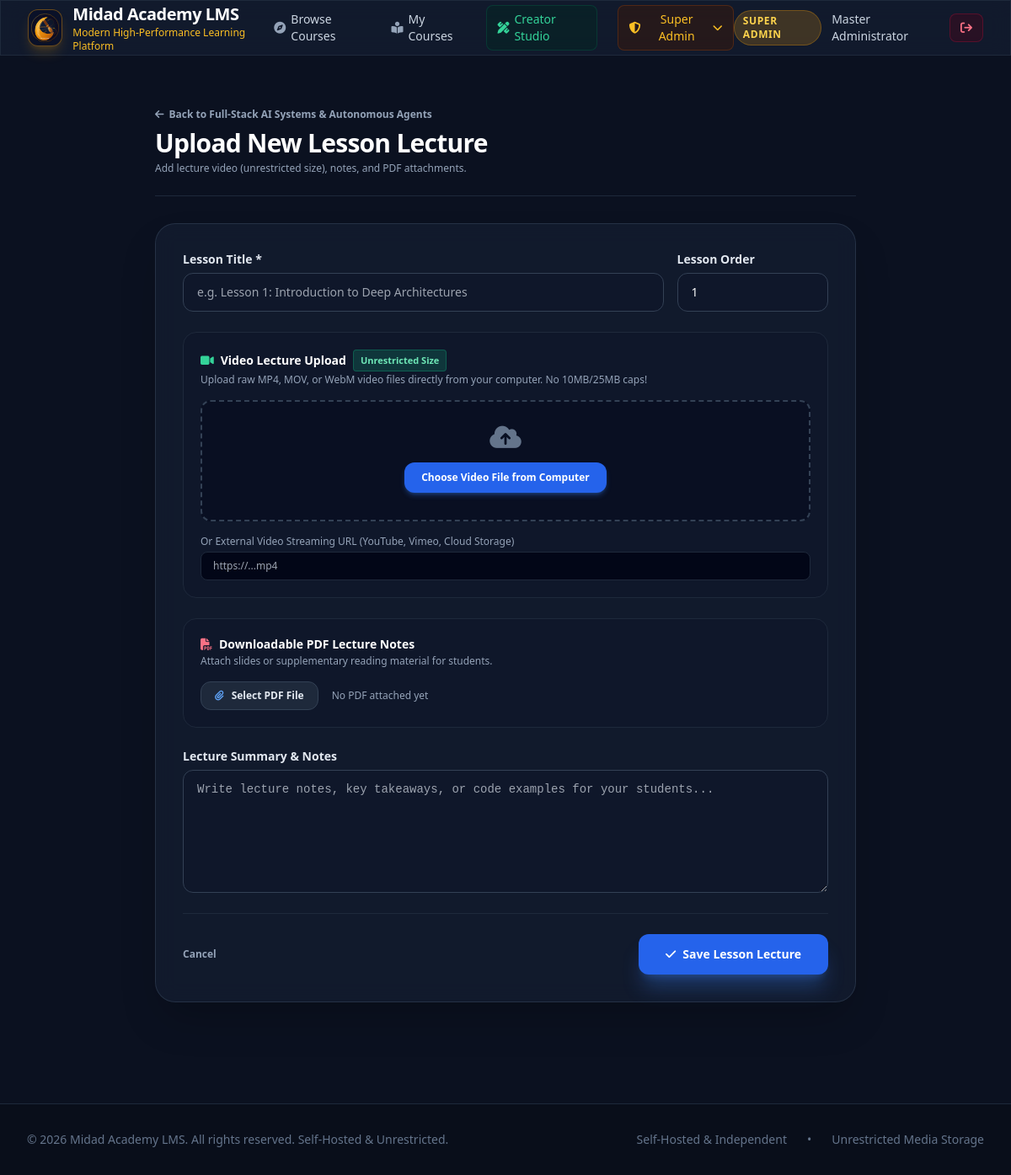
/studio/course/1/lesson/new (signed in), run on the app's committed database.
### tables this page shows
CREATE TABLE settings (
        key TEXT PRIMARY KEY,
        value TEXT NOT NULL
    );

CREATE TABLE users (
        id INTEGER PRIMARY KEY AUTOINCREMENT,
        email TEXT UNIQUE NOT NULL,
        name TEXT NOT NULL,
        password_hash TEXT NOT NULL,
        role TEXT NOT NULL DEFAULT 'student',
        created_at TIMESTAMP DEFAULT CURRENT_TIMESTAMP
    );

CREATE TABLE courses (
        id INTEGER PRIMARY KEY AUTOINCREMENT,
        title TEXT NOT NULL,
        slug TEXT UNIQUE NOT NULL,
        description TEXT,
        instructor_id INTEGER NOT NULL,
        cover_image TEXT,
        category TEXT DEFAULT 'Technology',
        price REAL DEFAULT 0.0,
        is_published INTEGER DEFAULT 1,
        created_at TIMESTAMP DEFAULT CURRENT_TIMESTAMP,
        FOREIGN KEY (instructor_id) REFERENCES users(id) ON DELETE CASCADE
    );

### app.py (the view, shortened to what this page needs)
@app.route("/studio/course/<int:course_id>/lesson/new", methods=["GET", "POST"])
@instructor_required
def new_lesson(course_id):
    conn = db.get_db_connection()
    course = conn.execute("SELECT * FROM courses WHERE id = ?", (course_id,)).fetchone()
    if not course:
        conn.close()
        abort(404)
    conn.close()
    return render_template("lesson_editor.html", course=course, lesson=None)

### app.py (called while the page is built)
@app.context_processor
def inject_global_data():
    settings = db.get_settings()
    current_user = None
    if "user_id" in session:
        current_user = db.get_user_by_id(session["user_id"])
    return dict(settings=settings, current_user=current_user)

def instructor_required(f):
    @wraps(f)
    def decorated_function(*args, **kwargs):
        if "user_id" not in session:
            flash("Please sign in to access the Creator Studio.", "warning")
            return redirect(url_for("login", next=request.url))
        user = db.get_user_by_id(session["user_id"])
        if not user or user["role"] not in ["instructor", "super_admin"]:
            abort(403, description="Access Restricted: Only designated Course Creators can access the studio.")
        return f(*args, **kwargs)
    return decorated_function

### database.py (called while the page is built)
def get_db_connection():
    conn = sqlite3.connect(DB_PATH)
    conn.row_factory = sqlite3.Row
    conn.execute("PRAGMA foreign_keys = ON")
    return conn

def get_settings():
    conn = get_db_connection()
    rows = conn.execute("SELECT key, value FROM settings").fetchall()
    conn.close()
    return {row["key"]: row["value"] for row in rows}

def get_user_by_id(user_id):
    conn = get_db_connection()
    user = conn.execute("SELECT * FROM users WHERE id = ?", (user_id,)).fetchone()
    conn.close()
    return user

### templates/lesson_editor.html (shortened to what this page needs)
{% extends "base.html" %}
{% block content %}
<div class="max-w-4xl mx-auto px-4 sm:px-6 lg:px-8 py-10">
    <div class="pb-6 border-b border-slate-800">
        <a href="{{ url_for('edit_course', course_id=course.id) }}" class="text-xs font-semibold text-slate-400 hover:text-white mb-2 inline-flex items-center gap-1.5">
            <i class="fa-solid fa-arrow-left"></i> Back to {{ course.title }}
        </a>
        <h1 class="text-2xl sm:text-3xl font-bold text-white tracking-tight">
            {% if lesson %}Edit Lesson: {{ lesson.title }}{% else %}Upload New Lesson Lecture{% endif %}
        </h1>
        <p class="text-xs text-slate-400 mt-1">Add lecture video (unrestricted size), notes, and PDF attachments.</p>
    </div>
    <form method="POST" enctype="multipart/form-data" class="mt-8 space-y-6 glass-card p-6 sm:p-8 rounded-3xl border border-slate-700/60 shadow-2xl">
        <div class="grid grid-cols-1 sm:grid-cols-4 gap-4">
            <div class="sm:col-span-3">
                <label for="title" class="block text-sm font-semibold text-slate-200">Lesson Title *</label>
                <input type="text" id="title" name="title" value="{{ lesson.title if lesson else '' }}" required
                       class="mt-1.5 block w-full px-4 py-3 bg-slate-900 border border-slate-700 rounded-xl text-white text-sm focus:ring-2 focus:ring-blue-500 focus:outline-none"
                       placeholder="e.g. Lesson 1: Introduction to Deep Architectures">
            </div>
            <div>
                <label for="order_index" class="block text-sm font-semibold text-slate-200">Lesson Order</label>
                <input type="number" id="order_index" name="order_index" value="{{ lesson.order_index if lesson else 1 }}"
                       class="mt-1.5 block w-full px-4 py-3 bg-slate-900 border border-slate-700 rounded-xl text-white text-sm focus:ring-2 focus:ring-blue-500 focus:outline-none">
            </div>
        </div>
        <div class="p-5 rounded-2xl bg-slate-900/80 border border-slate-800 space-y-4">
            <div class="flex items-center justify-between">
                <div>
                    <label class="block text-sm font-bold text-white flex items-center gap-2">
                        <i class="fa-solid fa-video text-emerald-400"></i> Video Lecture Upload
                        <span class="text-[11px] font-semibold px-2 py-0.5 rounded bg-emerald-500/20 text-emerald-300 border border-emerald-500/30">
                            Unrestricted Size
                        </span>
                    </label>
                    <p class="text-xs text-slate-400 mt-0.5">Upload raw MP4, MOV, or WebM video files directly from your computer. No 10MB/25MB caps!</p>
                </div>
            </div>
            <div class="border-2 border-dashed border-slate-700 rounded-xl p-6 text-center bg-slate-950/40">
                <i class="fa-solid fa-cloud-arrow-up text-3xl text-slate-500 mb-3 block"></i>
                <label class="cursor-pointer px-5 py-2.5 rounded-xl bg-blue-600 hover:bg-blue-500 text-xs font-semibold text-white shadow-md shadow-blue-500/30 transition inline-block">
                    Choose Video File from Computer
                </label>
            </div>
            <div>
                <label for="video_url" class="block text-xs font-medium text-slate-400">Or External Video Streaming URL (YouTube, Vimeo, Cloud Storage)</label>
                <input type="text" id="video_url" name="video_url" value="{{ lesson.video_url if lesson else '' }}"
                       class="mt-1 block w-full px-3.5 py-2 bg-slate-950 border border-slate-800 rounded-lg text-white text-xs focus:ring-1 focus:ring-blue-500 focus:outline-none"
                       placeholder="https://...mp4">
            </div>
        </div>
        <div class="p-5 rounded-2xl bg-slate-900/80 border border-slate-800 space-y-4">
            <div>
                <label class="block text-sm font-bold text-white flex items-center gap-2">
                    <i class="fa-solid fa-file-pdf text-rose-400"></i> Downloadable PDF Lecture Notes
                </label>
                <p class="text-xs text-slate-400 mt-0.5">Attach slides or supplementary reading material for students.</p>
            </div>
            <div class="flex items-center space-x-4">
                <label class="cursor-pointer px-4 py-2 rounded-xl bg-slate-800 hover:bg-slate-700 text-xs font-semibold text-slate-200 border border-slate-700 inline-block">
                    <i class="fa-solid fa-paperclip mr-1.5 text-blue-400"></i> Select PDF File
                </label>
                <span id="pdf_chosen_label" class="text-xs text-slate-400">
                    {% if lesson and lesson.pdf_url %}Attached: {{ lesson.pdf_url }}{% else %}No PDF attached yet{% endif %}
                </span>
            </div>
        </div>
        <div>
            <label for="notes" class="block text-sm font-semibold text-slate-200">Lecture Summary & Notes</label>
            <textarea id="notes" name="notes" rows="6"
                      class="mt-1.5 block w-full px-4 py-3 bg-slate-900 border border-slate-700 rounded-xl text-white text-sm focus:ring-2 focus:ring-blue-500 focus:outline-none font-mono"
                      placeholder="Write lecture notes, key takeaways, or code examples for your students...">{{ lesson.notes if lesson else '' }}</textarea>
        </div>
        <div class="pt-6 border-t border-slate-800 flex items-center justify-between">
            <a href="{{ url_for('edit_course', course_id=course.id) }}" class="text-xs font-semibold text-slate-400 hover:text-white">
                Cancel
            </a>
            <button type="submit" class="px-8 py-3.5 rounded-xl bg-blue-600 hover:bg-blue-500 text-white font-bold text-sm shadow-xl shadow-blue-500/30 transition flex items-center gap-2">
                <i class="fa-solid fa-check"></i> Save Lesson Lecture
            </button>
        </div>
    </form>
</div>
{% endblock %}

### templates/base.html (shortened to what this page needs)
<!DOCTYPE html>
<html lang="en">
<head>
    <script src="https://cdn.tailwindcss.com"></script>
    <link rel="stylesheet" href="https://cdnjs.cloudflare.com/ajax/libs/font-awesome/6.4.0/css/all.min.css">
</head>
<body class="min-h-screen flex flex-col antialiased">
    <header class="sticky top-0 z-50 glass-card border-b border-slate-800">
        <div class="max-w-7xl mx-auto px-4 sm:px-6 lg:px-8">
            <div class="flex items-center justify-between h-16">
                <a href="{{ url_for('index') }}" class="flex items-center space-x-3 group">
                    <div class="w-11 h-11 rounded-xl bg-[#0A1128] border border-amber-500/40 p-0.5 flex items-center justify-center shadow-lg shadow-amber-500/20 group-hover:scale-105 transition overflow-hidden">
                        <img src="{{ url_for('static', filename='images/midad_logo.svg') }}" alt="Midad Academy LMS Logo" class="w-full h-full object-contain">
                    </div>
                    <div>
                        <span class="text-xl font-bold tracking-tight text-white block">{{ settings.site_name }}</span>
                        <span class="text-xs text-amber-400 font-medium hidden sm:block">{{ settings.tagline }}</span>
                    </div>
                </a>
                <nav class="hidden md:flex items-center space-x-6">
                    <a href="{{ url_for('index') }}" class="text-sm font-medium text-slate-300 hover:text-white transition flex items-center gap-1.5">
                        <i class="fa-solid fa-compass text-slate-400"></i> Browse Courses
                    </a>
                    {% if current_user %}
                        <a href="{{ url_for('my_learning') }}" class="text-sm font-medium text-slate-300 hover:text-white transition flex items-center gap-1.5">
                            <i class="fa-solid fa-book-open-reader text-slate-400"></i> My Courses
                        </a>
                        {% if current_user.role in ['instructor', 'super_admin'] %}
                        <a href="{{ url_for('studio') }}" class="text-sm font-medium text-emerald-400 hover:text-emerald-300 transition flex items-center gap-1.5 bg-emerald-950/40 px-3 py-1.5 rounded-lg border border-emerald-800/40">
                            <i class="fa-solid fa-pen-ruler"></i> Creator Studio
                        </a>
                        {% endif %}
                        {% if current_user.role == 'super_admin' %}
                        <div class="relative group">
                            <button class="text-sm font-medium text-amber-400 hover:text-amber-300 transition flex items-center gap-1.5 bg-amber-950/40 px-3 py-1.5 rounded-lg border border-amber-800/40">
                                <i class="fa-solid fa-shield-halved"></i> Super Admin <i class="fa-solid fa-chevron-down text-xs"></i>
                            </button>
                        </div>
                        {% endif %}
                    {% endif %}
                </nav>
                <div class="flex items-center space-x-3">
                    {% if current_user %}
                        <div class="flex items-center space-x-3">
                            <span class="text-xs font-semibold px-2.5 py-1 rounded-full uppercase tracking-wider
                                {% if current_user.role == 'super_admin' %} bg-amber-500/20 text-amber-300 border border-amber-500/30
                                {% elif current_user.role == 'instructor' %} bg-emerald-500/20 text-emerald-300 border border-emerald-500/30
                                {% else %} bg-slate-700/50 text-slate-300 border border-slate-600/30 {% endif %}">
                                {{ current_user.role | replace('_', ' ') }}
                            </span>
                            <span class="text-sm font-medium text-slate-300 hidden lg:inline">{{ current_user.name }}</span>
                            <a href="{{ url_for('logout') }}" class="text-sm font-medium text-rose-400 hover:text-rose-300 transition bg-rose-950/40 px-3 py-1.5 rounded-lg border border-rose-800/40">
                                <i class="fa-solid fa-arrow-right-from-bracket"></i>
                            </a>
                        </div>
                    {% endif %}
                </div>
            </div>
        </div>
    </header>
    <main class="flex-grow">
        {% block content %}{% endblock %}
    </main>
    <footer class="mt-20 border-t border-slate-800 bg-[#090e1a] py-8">
        <div class="max-w-7xl mx-auto px-4 sm:px-6 lg:px-8 flex flex-col md:flex-row items-center justify-between text-sm text-slate-500 gap-4">
            <p>{{ settings.footer_text }}</p>
            <div class="flex items-center space-x-6">
                <span>Self-Hosted & Independent</span>
                <span>•</span>
                <span>Unrestricted Media Storage</span>
            </div>
        </div>
    </footer>
</body>
</html>

### templates/base.html (style rules this page uses)
body { background-color: #0b1120; color: #f8fafc; font-family: system-ui, -apple-system, sans-serif; }
.glass-card { background: rgba(21, 31, 50, 0.7); backdrop-filter: blur(12px); border: 1px solid rgba(255, 255, 255, 0.08); }

### data on the page
settings: site_name "Midad Academy LMS"
settings: tagline "Modern High-Performance Learning Platform"
users: role "SUPER ADMIN", name "Master Administrator"
courses: title "Full-Stack AI Systems & Autonomous Agents"
settings: footer_text "© 2026 Midad Academy LMS. All rights reserved. Self-Hosted & Unrestricted."
